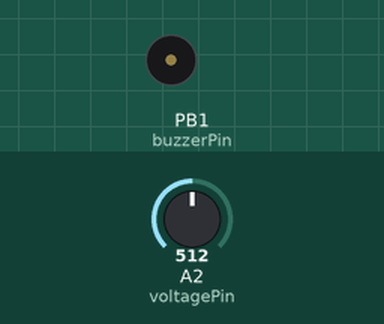
Simulated run of this sketch. Board: ATtiny85, built with avr-gcc and run on an emulated ATtiny85. Shown: buzzer (waves = sounding). The test bench sets the inputs (shaded band); at power-on: A2 (voltagePin) = 512.

Above: at 2.3 s.
2.4 s: A2 (voltagePin) set to 701
5.9 s: A2 (voltagePin) set to 723
At 6.4 s:
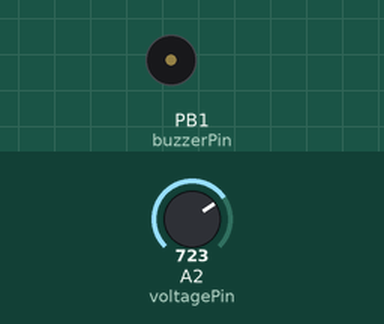
Timing chart, 0 to 8.9 s (numbered marks = the images above; inputs shaded):
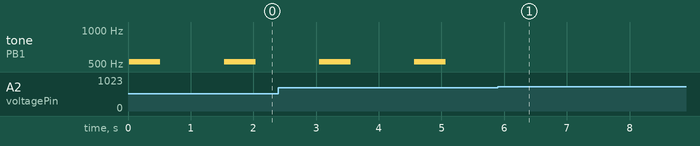

The sketch:

HealthyPhoneChargerCheck.ino
```cpp
#include<SoftwareSerial.h>
int buzzerPin = 1;
const int voltagePin = A2;
double measure = 0;

SoftwareSerial softwareSerial(99, 3);

void setup()
{
	softwareSerial.begin(9600);
	pinMode(1, OUTPUT);
	analogReference(INTERNAL2V56);
}

void loop()
{
	measure = (2.56 / 1024)* analogRead(voltagePin);
	softwareSerial.println(measure);
	if (measure < (4.35 - 2.56))
	{
		alarmFunction();
	}
}

void alarmFunction()
{
	softwareSerial.println("Allarme");
	TinyTone(239, 5, 500);
	delay(1000);
}

void TinyTone(unsigned char divisor, unsigned char octave, unsigned long duration)
{
	//TCCR1 = 0x90 | (8 - octave); // for 1MHz clock
	TCCR1 = 0x90 | (11 - octave); // for 8MHz clock
	OCR1C = divisor - 1;         // set the OCR
	delay(duration);
	TCCR1 = 0x90;              // stop the counter
}
```

Measured:
- the behaviour switches between 715 and 716 on A2 (voltagePin) (found by bisection; images 0 and 1)
- after the input at 5.9 s, tone on PB1 (buzzerPin): stops changing and stays silent
- by itself, tone on PB1 (buzzerPin): alternates 523 Hz for 0.50 s and silent for 1.0 s
